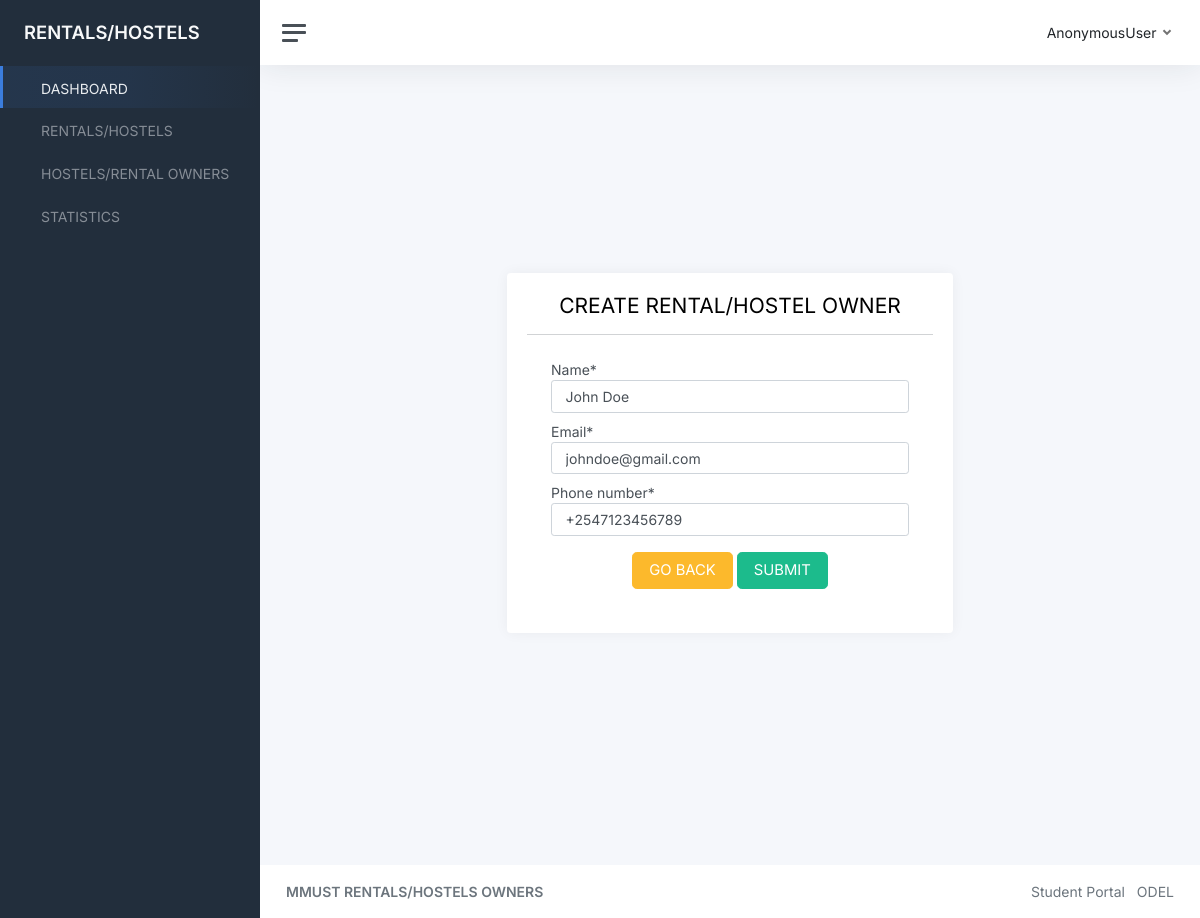
The page /owner/2/ on the database its author committed.
### rentals/models.py (models this page shows, shortened)
class Owner(models.Model):
    name = models.CharField(max_length=200)
    email = models.EmailField(max_length=200)
    phone_number = models.CharField(max_length=200)
    date_created = models.DateTimeField(auto_now_add=True)
    date_updated = models.DateTimeField(auto_now=True)

### rentals/views.py (the view)
# urls.py: path("owner/<int:pk>/", views.UpdateOwner.as_view(), name="edit-owner"),
class UpdateOwner(UpdateView):
    model = Owner
    form_class = OwnerForm
    template_name = "rentals/owner.html"

### rentals/forms.py
class OwnerForm(forms.ModelForm):
    class Meta:
        model = Owner
        fields = ["name", "email", "phone_number"]
        widgets = {
            'name': forms.TextInput(attrs={'class': 'form-control'}),
            'email': forms.TextInput(attrs={'class': 'form-control'}),
            'phone_number': forms.TextInput(attrs={'class': 'form-control'}),
        }

### rentals/templates/rentals/owner.html (shortened to what this page needs)
{% extends 'base.html' %}
{% load static %}
{% load crispy_forms_tags %}
{% block content %}
        <main class="d-flex w-100">
            <div class="container d-flex flex-column">
                <div class="row vh-100">
                    <div class="col-sm-10 col-md-8 col-lg-6 mx-auto d-table h-100">
                        <div class="d-table-cell align-middle">
                            <div class="card">
                                <div class="card-body">
                                    <h3 class="h3 text-center">CREATE RENTAL/HOSTEL OWNER</h3>
                                    <hr />
                                    <div class="m-sm-4">
                                        <form action="" method="POST">
                                            <div class="form-row">
                                                {{ form.name|as_crispy_field }}
                                            </div>
                                            <div class="form-row mt-2">
                                                {{ form.email|as_crispy_field }}
                                            </div>
                                            <div class="form-row mt-2">
                                                {{ form.phone_number|as_crispy_field }}
                                            </div>
                                            <div class="text-center mt-3">
                                                <button type="submit" class="btn btn-lg btn-warning">GO BACK</button>
                                                <button type="submit" class="btn btn-lg btn-success">SUBMIT</button>
                                            </div>
                                        </form>
                                    </div>
                                </div>
                            </div>
                        </div>
                    </div>
                </div>
            </div>
        </main>
{% endblock content %}

### rows shown on the page
Owner: name "John Doe", email "johndoe@gmail.com", phone_number "+2547123456789"

### other values the page prints
{{ request.user }} "AnonymousUser"
